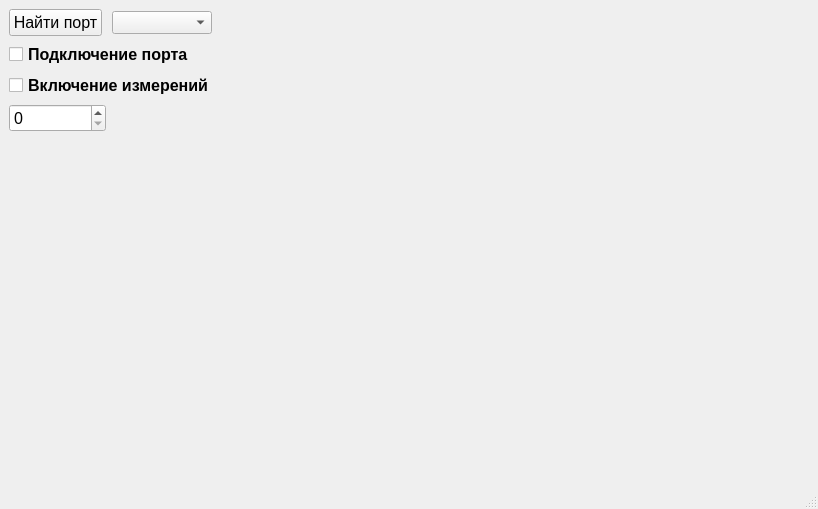
<?xml version="1.0" encoding="UTF-8"?>
<ui version="4.0">
 <class>Oscilloscope</class>
 <widget class="QMainWindow" name="Oscilloscope">
  <property name="geometry">
   <rect>
    <x>0</x>
    <y>0</y>
    <width>818</width>
    <height>509</height>
   </rect>
  </property>
  <property name="windowTitle">
   <string>Осциллограф</string>
  </property>
  <widget class="QWidget" name="centralwidget">
   <layout class="QGridLayout" name="gridLayout">
    <item row="0" column="0">
     <layout class="QGridLayout" name="gridLayout_2">
      <item row="0" column="1">
       <widget class="QComboBox" name="comboBox">
        <property name="sizePolicy">
         <sizepolicy hsizetype="Fixed" vsizetype="Fixed">
          <horstretch>0</horstretch>
          <verstretch>0</verstretch>
         </sizepolicy>
        </property>
        <property name="minimumSize">
         <size>
          <width>100</width>
          <height>0</height>
         </size>
        </property>
        <property name="font">
         <font>
          <pointsize>10</pointsize>
         </font>
        </property>
       </widget>
      </item>
      <item row="2" column="0" colspan="2">
       <widget class="QCheckBox" name="checkBox_2">
        <property name="font">
         <font>
          <pointsize>12</pointsize>
          <weight>75</weight>
          <bold>true</bold>
         </font>
        </property>
        <property name="text">
         <string>Включение измерений</string>
        </property>
       </widget>
      </item>
      <item row="0" column="3" rowspan="5">
       <widget class="QCustomPlot" name="GraphicField" native="true">
        <property name="sizePolicy">
         <sizepolicy hsizetype="Expanding" vsizetype="Expanding">
          <horstretch>0</horstretch>
          <verstretch>0</verstretch>
         </sizepolicy>
        </property>
       </widget>
      </item>
      <item row="0" column="0">
       <widget class="QPushButton" name="pushButton">
        <property name="sizePolicy">
         <sizepolicy hsizetype="Fixed" vsizetype="Fixed">
          <horstretch>0</horstretch>
          <verstretch>0</verstretch>
         </sizepolicy>
        </property>
        <property name="font">
         <font>
          <pointsize>12</pointsize>
         </font>
        </property>
        <property name="text">
         <string>Найти порт</string>
        </property>
       </widget>
      </item>
      <item row="4" column="1">
       <spacer name="verticalSpacer_2">
        <property name="orientation">
         <enum>Qt::Vertical</enum>
        </property>
        <property name="sizeHint" stdset="0">
         <size>
          <width>20</width>
          <height>40</height>
         </size>
        </property>
       </spacer>
      </item>
      <item row="1" column="0" colspan="2">
       <widget class="QCheckBox" name="checkBox">
        <property name="font">
         <font>
          <pointsize>12</pointsize>
          <weight>75</weight>
          <bold>true</bold>
         </font>
        </property>
        <property name="text">
         <string>Подключение порта</string>
        </property>
       </widget>
      </item>
      <item row="4" column="0">
       <spacer name="verticalSpacer">
        <property name="orientation">
         <enum>Qt::Vertical</enum>
        </property>
        <property name="sizeHint" stdset="0">
         <size>
          <width>20</width>
          <height>40</height>
         </size>
        </property>
       </spacer>
      </item>
      <item row="3" column="0">
       <widget class="QSpinBox" name="spinBox">
        <property name="font">
         <font>
          <pointsize>12</pointsize>
         </font>
        </property>
       </widget>
      </item>
     </layout>
    </item>
   </layout>
  </widget>
  <widget class="QMenuBar" name="menubar">
   <property name="geometry">
    <rect>
     <x>0</x>
     <y>0</y>
     <width>818</width>
     <height>21</height>
    </rect>
   </property>
  </widget>
  <widget class="QStatusBar" name="statusbar"/>
 </widget>
 <customwidgets>
  <customwidget>
   <class>QCustomPlot</class>
   <extends>QWidget</extends>
   <header>qcustomplot.h</header>
   <container>1</container>
  </customwidget>
 </customwidgets>
 <resources/>
 <connections/>
</ui>
